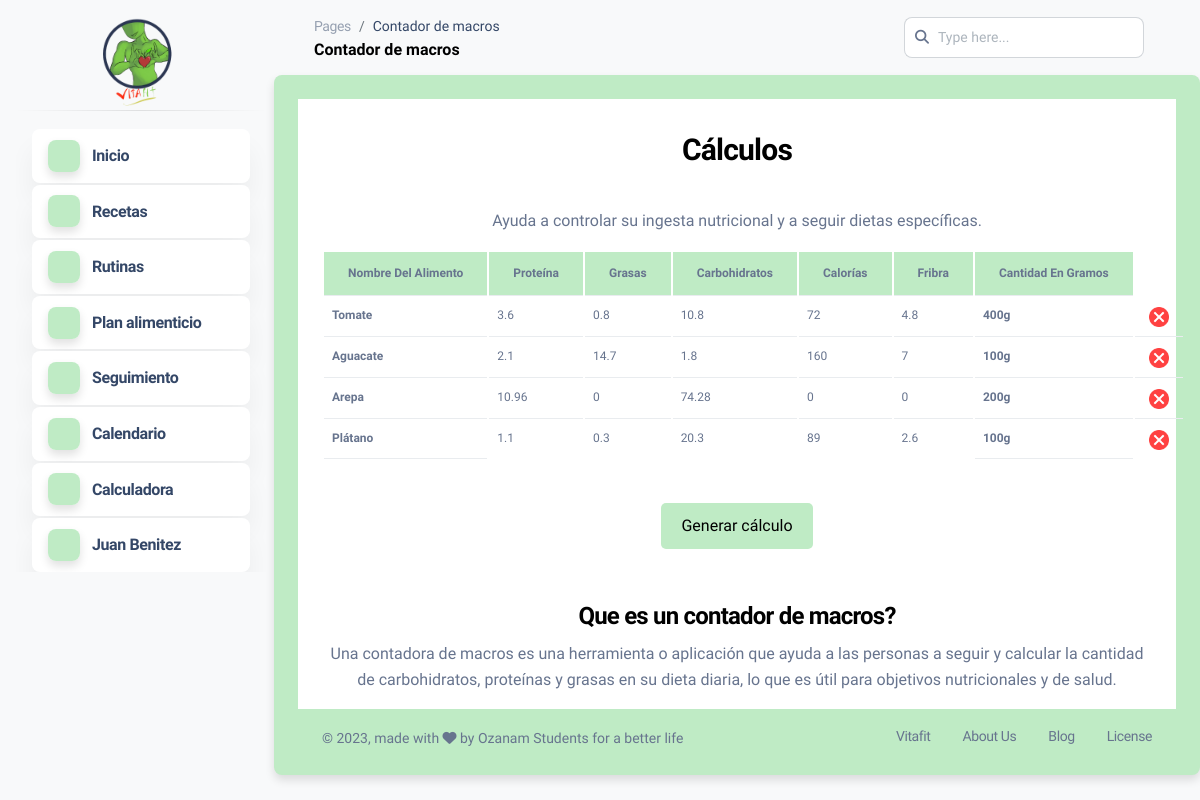
/dashboard.php?mod=calculadora (signed in), run on an earlier commit of the app's database.
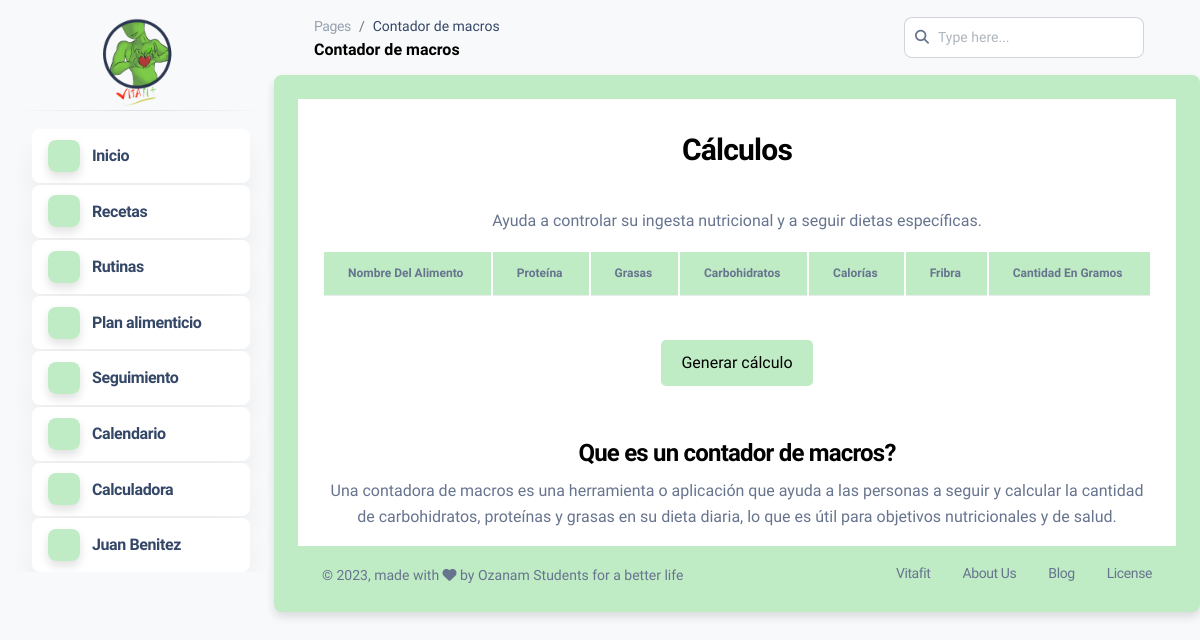
And on a later commit of the database.
### tables this page shows
CREATE TABLE `calculadora` (
  `id_calculo` int(1) NOT NULL,
  `id_alimento` int(12) NOT NULL,
  `cantidad` int(4) NOT NULL,
  `numero_identificacion` bigint(15) NOT NULL
);

CREATE TABLE `macros` (
  `id_alimentos` int(1) NOT NULL,
  `proteina` float NOT NULL,
  `grasas` float NOT NULL,
  `carbohidratos` float NOT NULL,
  `calorias` float NOT NULL,
  `fibra` float NOT NULL,
  `nombre_alimento` varchar(30) NOT NULL
);

### modulos/macros/calculadora.php (the view, shortened to what this page needs)
<div class="container cuerpo">
<div class="row">
<center>
<div class="col-md-12">
<h3 class="titulo">Cálculos</h3>
<p>Ayuda a controlar su ingesta nutricional y a seguir dietas específicas.</p>
<table class="table">
<thead class="thead">
<tr>
<th scope="col">Nombre del alimento</th>
<th scope="col">Proteína</th>
<th scope="col">Grasas</th>
<th scope="col">Carbohidratos</th>
<th scope="col">Calorías</th>
<th scope="col">Fribra</th>
<th scope="col">Cantidad en gramos</th>
</tr>
  </thead>
  <tbody>
<?php
      include "conexion.php";
      if (isset($_SESSION['documento'])){
        $dato=$_SESSION['documento'];
        $consulta=mysqli_query($conexion,"SELECT * FROM calculadora WHERE numero_identificacion LIKE '%$dato%';") or die ($conexion."Error en la consulta");
        $cantidad = mysqli_num_rows($consulta);
        if($cantidad > 0){
            while($fila=mysqli_fetch_array($consulta)){
                $cantidad = $fila['cantidad'];
                $id_alimento = $fila['id_alimento'];
                $consulta_alimento=mysqli_query($conexion,"SELECT * FROM macros WHERE id_alimentos LIKE '%$id_alimento%';") or die ($conexion."Error en la consulta");
                if($fila=mysqli_fetch_array($consulta_alimento)){
                    $proteina = $fila['proteina'];
                    $grasas = $fila['grasas'];
                    $carbohidratos = $fila['carbohidratos'];
                    $calorias = $fila['calorias'];
                    $fibra = $fila['fibra'];
                    $nombre = $fila['nombre_alimento'];
                    $proteina1 = $proteina/100;
                    $grasas1 = $grasas/100;
                    $carbohidratos1 = $carbohidratos/100;
                    $calorias1 = $calorias/100;
                    $fibra1 = $fibra/100;
                    $proteina2 = $proteina1*$cantidad;
                    $grasas2 = $grasas1*$cantidad;
                    $carbohidratos2 = $carbohidratos1*$cantidad;
                    $calorias2 = $calorias1*$cantidad;
                    $fibra2 = $fibra1*$cantidad;
                    ?>
        <tr>
          <th><?php echo $nombre; ?></th>
          <td><?php echo $proteina2; ?></td>
          <td><?php echo $grasas2; ?></td>
          <td><?php echo $carbohidratos2; ?></td>
          <td><?php echo $calorias2; ?></td>
          <td><?php echo $fibra2; ?></td>
            <?php
                }
            ?>
          <th><?php echo $cantidad,"g"; ?></th>
          <td>
            <form action="dashboard.php?mod=calculadora" method="POST">
              <button type="submit" name="btn_eliminar" style="background-color: transparent; border: 0px;">
                <img src="img/boton-eliminar.png" alt="eliminar" width="20">
              </button>
            </form>
          </td>
        </tr>
        <?php
      }
      }
        ?>
          </tbody>
        </table>
        <br>
        <form action="dashboard.php?mod=menu_alimentos" method="POST">
          <button type="submit" name="btn_generar" class="btn_consulta">Generar cálculo</button>
        </form>
        <br><br>
        <h4>Que es un contador de macros?</h4>
        <p>Una contadora de macros es una herramienta o aplicación que ayuda a las personas a seguir y calcular la cantidad de carbohidratos, proteínas y grasas en su dieta diaria, lo que es útil para objetivos nutricionales y de salud.</p>
        </center>
        </div>
        </div>
        <?php
    }
?>

### dashboard.php (shortened to what this page needs)
<?php
include "conexion.php";
?>
<!DOCTYPE html>
<html lang="es">
<head>
  <link rel="stylesheet" href="https://unpkg.com/boxicons@2.1.3/css/boxicons.min.css">
  <link href="dashboard/assets/css/nucleo-svg.css" rel="stylesheet" />
  <link id="pagestyle" href="dashboard/assets/css/dashboards.css?v=1.0.7" rel="stylesheet" />
</head>
<body class="g-sidenav-show  bg-gray-100">
  <aside class="sidenav navbar navbar-vertical navbar-expand-xs border-0 border-radius-xl my-3 fixed-start ms-3 " id="sidenav-main">
    <div class="">
      <center>
      <a href="dashboard.php?mod=inicio">
        <img src="dashboard/media/vitafit_logo.png" alt="main_logo" style="height:100px; margin-top:10px;">
      </a>
      </center>
    </div>
    <hr class="horizontal dark mt-0">
    <div class="collapse navbar-collapse  w-auto " id="sidenav-collapse-main">
      <ul class="navbar-nav">
        <li class="nav-item">
          <a class="nav-link active" href="dashboard.php?mod=inicio">
            <div class="icon icon-shape icon-sm shadow border-radius-md text-center me-2 d-flex align-items-center justify-content-center">
            <box-icon type="regular" name="home-alt-2" color="black" size="22px"></box-icon>
            </div>
            <span class="nav-link-text ms-1">Inicio</span>
          </a>
        </li>
        <li class="nav-item">
          <a class="nav-link active" href="dashboard.php?mod=recetas">
            <div class="icon icon-shape icon-sm shadow border-radius-md text-center me-2 d-flex align-items-center justify-content-center">
            <box-icon type="regular" name="book" color="black" size="22px"></box-icon>
            </div>
            <span class="nav-link-text ms-1">Recetas</span>
          </a>
        </li>
        <li class="nav-item">
          <a class="nav-link active" href="dashboard.php?mod=rutinas">
            <div class="icon icon-shape icon-sm shadow border-radius-md text-center me-2 d-flex align-items-center justify-content-center">
            <box-icon type="regular" name="time" color="black" size="22px"></box-icon>
            </div>
            <span class="nav-link-text ms-1">Rutinas</span>
          </a>
        </li>
        <li class="nav-item">
          <a class="nav-link active" href="dashboard.php?mod=p_alimenticio">
            <div class="icon icon-shape icon-sm shadow border-radius-md text-center me-2 d-flex align-items-center justify-content-center">
            <box-icon type="regular" name="spreadsheet" color="black" size="22px"></box-icon>
            </div>
            <span class="nav-link-text ms-1">Plan alimenticio</span>
          </a>
        </li>
        <li class="nav-item">
          <a class="nav-link active" href="dashboard.php?mod=seguimiento">
            <div class="icon icon-shape icon-sm shadow border-radius-md text-center me-2 d-flex align-items-center justify-content-center">
            <box-icon type="regular" name="chart" color="black" size="22px"></box-icon>
            </div>
            <span class="nav-link-text ms-1">Seguimiento</span>
          </a>
        </li>
        <li class="nav-item">
          <a class="nav-link active" href="dashboard.php?mod=calendario">
            <div class="icon icon-shape icon-sm shadow border-radius-md text-center me-2 d-flex align-items-center justify-content-center">
            <box-icon type="regular" name="calendar-edit" color="black" size="22px"></box-icon>
            </div>
            <span class="nav-link-text ms-1">Calendario</span>
          </a>
        </li>
        <li class="nav-item">
          <a class="nav-link active" href="dashboard.php?mod=calculadora">
            <div class="icon icon-shape icon-sm shadow border-radius-md text-center me-2 d-flex align-items-center justify-content-center">
            <box-icon type="regular" name="math" color="black" size="22px"></box-icon>
            </div>
            <span class="nav-link-text ms-1">Calculadora</span>
          </a>
        </li>
        <li class="nav-item">
          <a class="nav-link active" href="dashboard.php?set=m_profile">
            <div class="icon icon-shape icon-sm shadow border-radius-md text-center me-2 d-flex align-items-center justify-content-center">
            <box-icon type="regular" name="user" color="black" size="22px"></box-icon>
            </div>
            <span class="nav-link-text ms-1"><?php echo $_SESSION['primer_nombre']," ",$_SESSION['primer_apellido']; ?><span>
          </a>
        </li>
      </ul>
    </div>
  </aside>
  <main class="main-content position-relative border-radius-lg ">
    <nav class="navbar navbar-main navbar-expand-lg px-0 mx-4 shadow-none border-radius-xl" id="navbarBlur" navbar-scroll="true">
      <div class="container-fluid py-1 px-3">
        <nav aria-label="breadcrumb">
          <ol class="breadcrumb bg-transparent mb-0 pb-0 pt-1 px-0 me-sm-6 me-5">
            <li class="breadcrumb-item text-sm"><a class="opacity-5 text-dark" href="javascript:;" style="color: #BFEBC5; ">Pages</a></li>
            <li class="breadcrumb-item text-sm text-dark active" aria-current="page">
            <?php
        if(@ $_GET['mod']=="")
        {
          echo"Inicio";
        }
        else
            if(@ $_GET['mod']=="inicio")
            {
              echo"Inicio";
            }
            else
                if(@ $_GET['mod']=="recetas")
                {
                  echo"Recetas";
                }
                else
                    if(@ $_GET['mod']=="rutinas")
                    {
                      echo"Rutinas";
                    }
                    else
                        if(@ $_GET['mod']=="p_alimenticio")
                        {
                          echo"Plan alimenticio";
                        }
                        else
                            if(@ $_GET['mod']=="seguimiento")
                            {
                              echo"Seguimiento";
                            }
                            else
                                if(@ $_GET['mod']=="cuenta")
                                {
                                  echo"Cuenta";
                                }
                                else
                                    if(@ $_GET['mod']=="calendario")
                                    {
                                      echo"Calendario";
                                    }
                                    else
                                        if(@ $_GET['mod']=="calculadora")
                                        {
                                          echo"Contador de macros";
                                        }
      ?>
            </li>
          </ol>
          <h6 class="font-weight-bolder mb-0">
          <?php
        if(@ $_GET['mod']=="")
        {
          echo"Inicio";
        }
        else
            if(@ $_GET['mod']=="inicio")
            {
              echo"Inicio";
            }
            else
                if(@ $_GET['mod']=="recetas")
                {
                  echo"Recetas";
                }
                else
                    if(@ $_GET['mod']=="rutinas")
                    {
                      echo"Rutinas";
                    }
                    else
                        if(@ $_GET['mod']=="p_alimenticio")
                        {
                          echo"Plan alimenticio";
                        }
                        else
                            if(@ $_GET['mod']=="seguimiento")
                            {
                              echo"Seguimiento";
                            }
                            else
                                if(@ $_GET['mod']=="cuenta")
                                {
                                  echo"Cuenta";
                                }
                                else
                                    if(@ $_GET['mod']=="calendario")
                                    {
                                      echo"Calendario";
                                    }
                                    else
                                        if(@ $_GET['mod']=="calculadora")
                                        {
                                          echo"Contador de macros";
                                        }
      ?>
          </h6>
        </nav>
        <div class="collapse navbar-collapse mt-sm-0 mt-2 me-md-0 me-sm-4" id="navbar">
          <div class="ms-md-auto pe-md-3 d-flex align-items-center">
            <div class="input-group">
              <span class="input-group-text text-body"><i class="fas fa-search" aria-hidden="true"></i></span>
              <input type="text" class="form-control" placeholder="Type here...">
            </div>
          </div>
        </div>
      </div>
    </nav>
    <div class="container-fluid py-4 shadow border-radius-md" style=" background-color: #BFEBC5;">
      <?php
        if(@ $_GET['mod']=="")
        {
          require_once("modulos/inicio.php");
        }
        else
            if(@ $_GET['mod']=="inicio")
            {
              require_once("modulos/inicio.php");
            }
            else
                if(@ $_GET['mod']=="recetas")
                {
                  require_once("modulos/recetas.php");
                }
                else
                    if(@ $_GET['mod']=="rutinas")
                    {
                      require_once("modulos/rutinas/rutinas.php");
                    }
                    else
                        if(@ $_GET['mod']=="p_alimenticio")
                        {
                          require_once("modulos/plan/p_alimenticio.php");
                        }
                        else
                            if(@ $_GET['mod']=="seguimiento")
                            {
                              require_once("modulos/seguimiento.php");
                            }
                            else
                                if(@ $_GET['mod']=="cuenta")
                                {
                                  require_once("modulos/cuenta.php");
                                }
                                else
                                    if(@ $_GET['mod']=="calendario")
                                    {
                                      require_once("modulos/calendario.php");
                                    }
                                    else
                                        if(@ $_GET['mod']=="calculadora")
                                        {
                                          require_once("modulos/macros/calculadora.php");
                                        }
      ?>
      <footer class="footer pt-3  ">
        <div class="container-fluid">
          <div class="row align-items-center justify-content-lg-between">
            <div class="col-lg-6 mb-lg-0 mb-4">
              <div class="copyright text-center text-sm text-muted text-lg-start">
                © ,
                made with <i class="fa fa-heart"></i> by Ozanam Students for a better life
              </div>
            </div>
            <div class="col-lg-6">
              <ul class="nav nav-footer justify-content-center justify-content-lg-end">
                <li class="nav-item">
                  <a href="https://instagram.com/vitafit_fo" class="nav-link text-muted" target="_blank">Vitafit</a>
                </li>
                <li class="nav-item">
                  <a href="https://www.creative-tim.com/presentation" class="nav-link text-muted" target="_blank">About Us</a>
                </li>
                <li class="nav-item">
                  <a href="https://www.creative-tim.com/blog" class="nav-link text-muted" target="_blank">Blog</a>
                </li>
                <li class="nav-item">
                  <a href="https://www.creative-tim.com/license" class="nav-link pe-0 text-muted" target="_blank">License</a>
                </li>
              </ul>
            </div>
          </div>
        </div>
      </footer>
    </div>
  </main>
</body>
</html>

### dashboard/assets/css/nucleo-svg.css (style rules this page uses)
.icon { display: inline-block; color: #111111; height: 1em; width: 1em; }
.icon-sm { height: 0.8em; width: 0.8em; }
.icon { fill: currentColor; stroke: none; }

### modulos/macros/calculadora.php (style rules this page uses)
.table { font-size: 12px; }
.thead { background-color:#BFEBC5; }
.btn_consulta { background-color:#BFEBC5; padding: 10px 20px; color: black; border: none; border-radius: 5px; font-size: 16px; cursor: pointer; transition: transform 0.3s ease; }
.cuerpo { background-color:white; position: relative; }
.titulo { padding: 30px 20px; }

What changed in the data, as far as the page shows it:
removed calculadora: id_alimento.nombre_alimento "Tomate", proteina2 "3.6", grasas2 "0.8", carbohidratos2 "10.8", calorias2 "72", fibra2 "4.8", cantidad "400"
removed calculadora: id_alimento.nombre_alimento "Aguacate", id_alimento.proteina "2.1", id_alimento.grasas "14.7", id_alimento.carbohidratos "1.8", id_alimento.calorias "160", id_alimento.fibra "7", cantidad "100"
removed calculadora: id_alimento.nombre_alimento "Arepa", proteina2 "10.96", id_alimento.grasas "0", carbohidratos2 "74.28", id_alimento.calorias "0", id_alimento.fibra "0", cantidad "200"
removed calculadora: id_alimento.nombre_alimento "Plátano", id_alimento.proteina "1.1", id_alimento.grasas "0.3", id_alimento.carbohidratos "20.3", id_alimento.calorias "89", id_alimento.fibra "2.6", cantidad "100"
